Frame 1 (no input): blank canvas, image omitted
Frame 60 (no input): blank canvas, image omitted
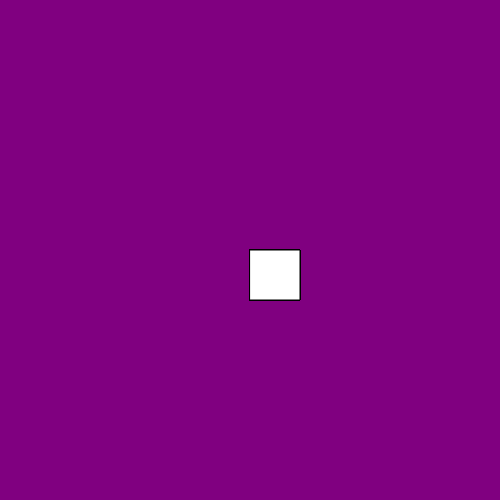
Frame 120 (the mouse pressed at the canvas centre since frame 60)

The p5.js sketch whose frames 1 and 60 were blank and that drew this single picture after the mouse press (run headless with seeded random() and noise() and a simulated clock; from frame 60 on, the mouse is pressed at the canvas centre):

// p5.js sketch
// ── sketch.js
function setup() {
    createCanvas(500, 500);
    background("purple");
  }
  
  function draw() {
  
    stroke("black")
    fill("white")
    
    console. log(mouseIsPressed)
   
    
    if(mouseIsPressed){
      
     rect(mouseX, mouseY, 50, 50);
    }
    
  }
